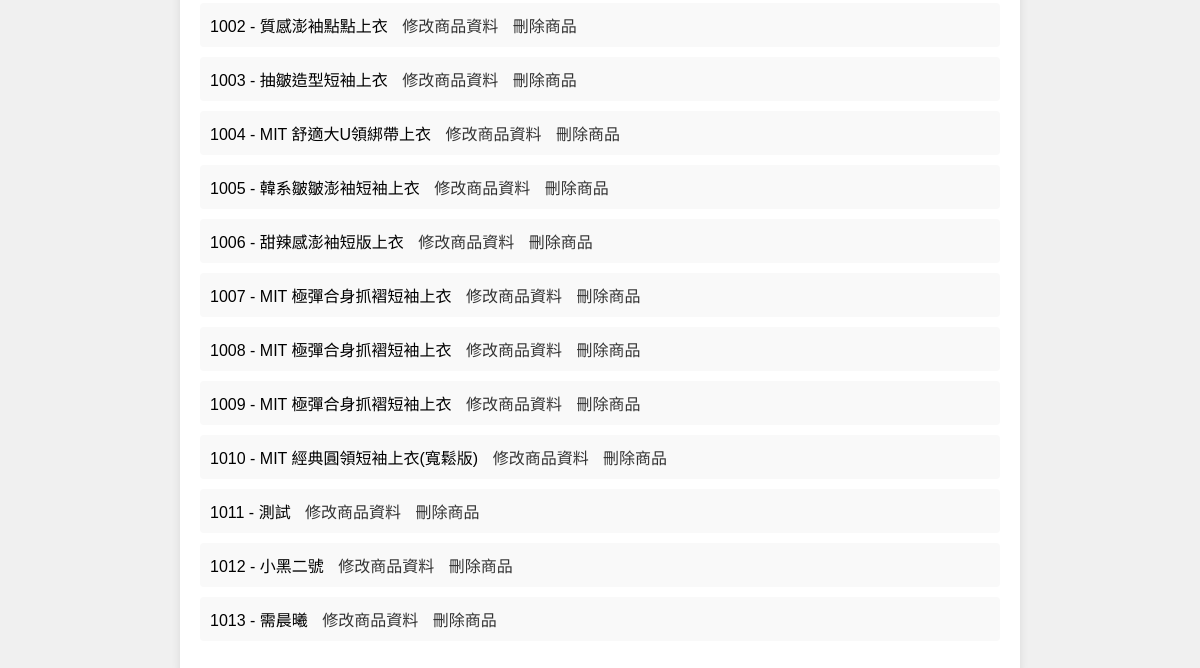
The app's page /manage_products.html/ (lower part), older data.
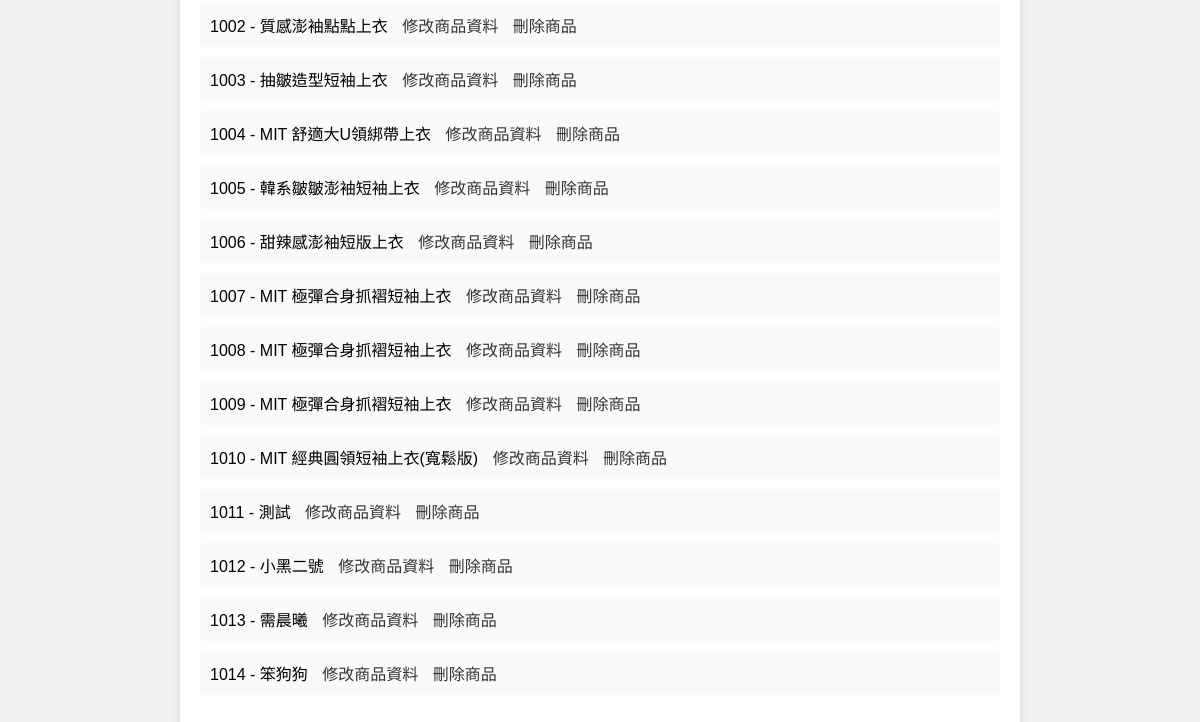
The same page, newer data.
### home/models.py (models this page shows, shortened)
class Product(models.Model):
    CATEGORY_CHOICES = [
        ('tops', '上衣'),
        ('bottoms', '下装'),
        ('dresses', '洋装'),
        ('sweaters', '毛衣'),
        ('outerwear', '外套/夾克'),
        ('homewear', '家居'),
        ('shoes', '鞋子'),
        ('bags', '包包'),
        ('accessories', '配件'),
    ]
    SUBCATEGORY_CHOICES = {
        'tops': [
            ('sleeveless', '無袖'),
            ('short_sleeve', '短袖'),
            ('long_sleeve', '長袖'),
            ('shirt', '襯衫'),
        ],
        'bottoms': [
            ('skirts', '裙類'),
            ('shorts', '短褲'),
            ('pants', '長褲'),
            ('jeans', '牛仔褲'),
        ],
        'dresses': [
            ('floral', '小碎花'),
            ('straight', '直筒'),
            ('sleeveless', '無袖'),
        ],
        'sweaters': [
            ('sweater', '毛衣'),
            ('knit_vest', '針織背心'),
            ('knit_cardigan', '針織外套'),
        ],
        'outerwear': [
            ('casual_jacket', '休閒外套'),
            ('windbreaker', '防風外套'),
            ('down_jacket', '羽絨外套'),
            ('coat', '大衣'),
        ],
        'homewear': [
            ('pajamas', '睡衣'),
            ('robe', '睡袍'),
        ],
        'shoes': [
            ('flats', '平底鞋'),
            ('dad_sneakers', '老爹鞋'),
            ('clogs', '洞洞鞋'),
        ],
        'bags': [
            ('handbag', '手提包'),
            ('backpack', '後背包'),
            ('shoulder_bag', '肩背包'),
            ('wallet', '皮夾'),
        ],
        'accessories': [
            ('jewelry', '飾品'),
            ('belt', '皮帶'),
            ('hat', '帽子'),
        ],
    }
    productNo = models.AutoField(primary_key=True,  verbose_name='商品編號')
    category = models.CharField(max_length=50, choices=CATEGORY_CHOICES, default='tops', verbose_name='商品類別')
    subcategory = models.CharField(max_length=50, default='sleeveless', verbose_name='商品子類別')
    productName = models.CharField(max_length=100, verbose_name='商品名稱')
    describe = models.TextField(verbose_name='商品描述')
    picture = models.URLField(verbose_name='圖片')
    price = models.PositiveIntegerField(default=0, verbose_name='價格')

### home/views.py (the view)
# urls.py: path('manage_products.html/', views.manage_products, name='manage_products'),
def manage_products(request):
    if request.method == 'POST':
        product_form = ProductForm(request.POST)
        store_form = StoreForm(request.POST)
        if product_form.is_valid():
            product_form.save()
            messages.success(request, '新增商品成功！')
            return redirect('manage_products')
    else:
        product_form = ProductForm()
        store_form = StoreForm()
    products = Product.objects.all()
    stores = Store.objects.all()
    return render(request, 'manage_products.html', {
        'product_form': product_form,
        'store_form': store_form,
        'products': products,
        'stores': stores
    })

### templates/manage_products.html (shortened to what this page needs)
<!DOCTYPE html>
<html lang="zh-TW">
<head>
</head>
<body>
    <div class="container">
        <ul>
            {% for product in products %}
                <li>
                    {{ product.productNo }} - {{ product.productName }}
                    <a href="{% url 'edit_product' product.productNo %}">修改商品資料</a>
                    <a href="{% url 'delete_product' product.productNo %}">刪除商品</a>
                </li>
            {% endfor %}
        </ul>
    </div>
</body>
</html>

Row changes from the older to the newer data that the page shows:
added Product: productNo "1014", productName "笨狗狗"
